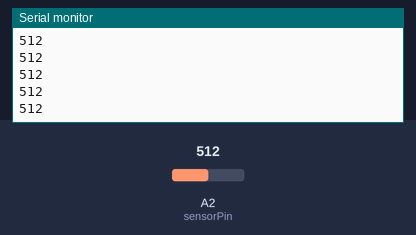
Recording of a sketch running on a simulated Arduino Uno, built with avr-gcc and run on an emulated ATmega328P. On the bench: the last lines printed to the serial monitor. Inputs (shaded band) come from the test bench; at power-on: A2 (sensorPin) = 512.

Above: at 1.2 s.
1.3 s: A2 (sensorPin) set to 716
At 1.32 s:
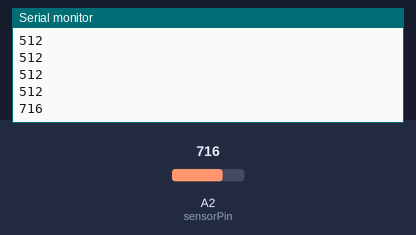
2.8 s: A2 (sensorPin) set to 900
At 2.83 s:
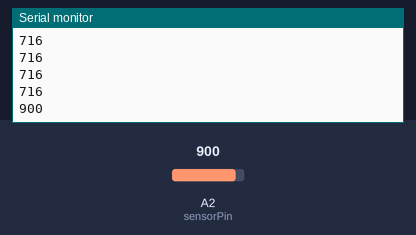
Timing chart, 0 to 5.8 s (numbered marks = the images above; inputs shaded):
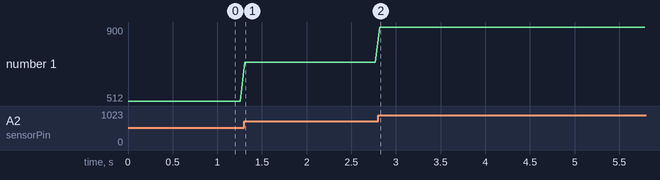

Measured:
- after the input at 1.3 s, the serial monitor: prints a new line at once (image 1)
- after the input at 2.8 s, the serial monitor: prints a new line at once (image 2)
- plotted number 1: 512 → 716 after the input at 1.3 s, 716 → 900 after the input at 2.8 s

The sketch:

VibrationSensorTest.ino
```cpp
int sensorPin=A2;

void setup() {
  // put your setup code here, to run once:
  Serial.begin(115200); // Initialize serial communication
}

void loop() {
   int sensorValue = analogRead(sensorPin); // Read the value from analog pin A2
  Serial.println(sensorValue);
  delay(50); // Delay for 20 milliseconds
}
```
